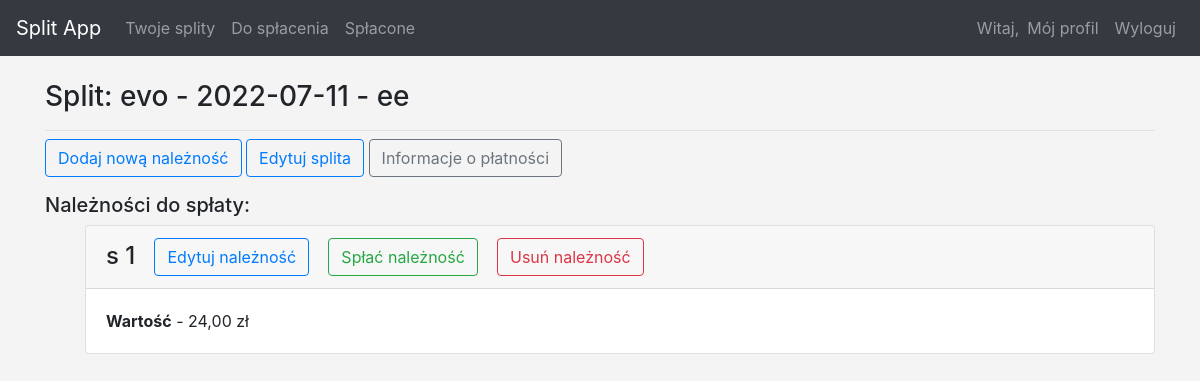
The page /transactions/1/ (signed in) on the database as committed earlier.
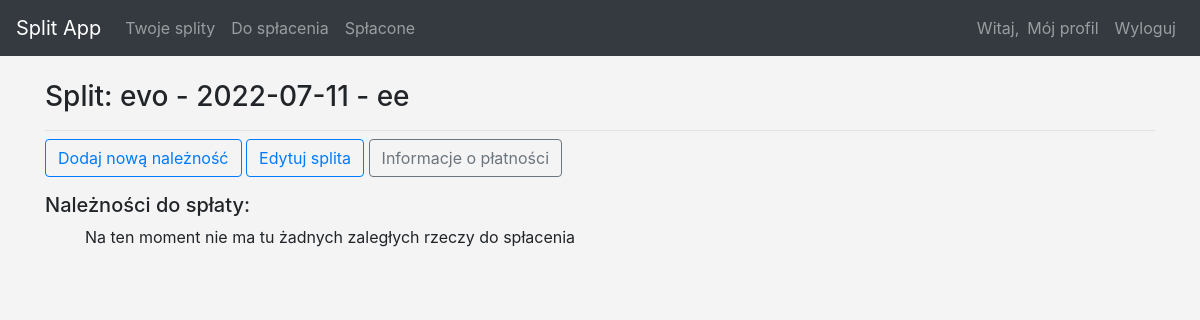
The same page on the database as committed later.
### split_app/models.py (models this page shows, shortened)
class Obligation(models.Model):
    transaction = models.ForeignKey(
        Transaction, related_name="obligation", on_delete=models.CASCADE
    )
    user = models.ForeignKey(User, on_delete=models.CASCADE)
    desc = models.TextField(blank=True, null=True)
    value = models.DecimalField(max_digits=6, decimal_places=2)
    optional_value = models.DecimalField(
        max_digits=6, decimal_places=2, null=True, blank=True
    )
    o_status = models.CharField(default=c.new, choices=c.status, max_length=16)
    payment_date = models.DateField(null=True, blank=True)
    @property
    def suma(self):
        if self.optional_value:
            return self.value + self.optional_value
        return self.value

### users/models.py (models this page shows, shortened)
class Profile(models.Model):
    user = models.OneToOneField(User, related_name="profile", on_delete=models.CASCADE, primary_key=True)
    first_name = models.CharField(max_length=20, null=False, blank=False)
    last_name = models.CharField(max_length=20, null=False, blank=False)
    nick = models.CharField(max_length=40, null=True, blank=True)
    email = models.CharField(max_length=50, null=False, blank=False)
    pass_change_force = models.BooleanField(default=True)
    phone = models.IntegerField(null=True, blank=True, unique=True)
    bank = models.CharField(default='-', max_length=255)

### split_app/views.py (the view)
# urls.py: path("transactions/<int:transaction_id>/", views.transaction, name="transaction"),
@login_required
def transaction(req, transaction_id):
    transaction = Transaction.objects.get(id=transaction_id)
    obligations = Obligation.objects.filter(
        Q(transaction=transaction_id) & Q(o_status="New")
    )
    profile = Profile.user
    context = {"transaction": transaction, "obligations": obligations}
    return render(req, "split_app/transaction.html", context)

### split_app/models.py (called while the page is built)
    def __str__(self):
        return f"{self.owner} - {self.t_date} - {self.t_desc}"

### split_app/templates/split_app/transaction.html (shortened to what this page needs)
{% extends 'split_app/base.html' %}
{% block page_header %}
    <h3>Split: {{ transaction }}</h3>
{% endblock page_header %}
{% block content %}
    {% load i18n %}
    <p>
    <a href="{% url 'split_app:new_obligation' transaction.id %}" class="btn btn-outline-primary"> Dodaj nową należność </a>
   <a href="{% url 'split_app:edit_transaction' transaction.id %}" class="btn btn-outline-primary"> Edytuj splita </a>
    <button class="btn btn-outline-secondary" type="button" data-toggle="collapse" data-target="#platnosc_{{ forloop.counter }}">
                Informacje o płatności
            </button>
    </p>
<h5 class="display-5">Należności do spłaty:</h5>
<ul>
{% for oblig in obligations %}
    <div class="card mb-3">
        <h4 class="card-header">
        {% language 'pl' %}
            {{ oblig.user.profile.first_name }}
            {{ oblig.user.profile.last_name }}
        {% endlanguage %}
            <a href="{% url 'split_app:edit_obligation' oblig.id %}" class="btn btn-outline-primary">Edytuj należność</a>
            <a href="{% url 'split_app:pay_obligation' oblig.id transaction.id %}" class="btn btn-outline-success">Spłać należność</a>
            <a href="{% url 'split_app:delete_obligation' oblig.id %}" class="btn btn-outline-danger">Usuń należność</a>
        </h4>
    <div class="card-body">
          <p class="font-weight-bold" style="display:inline">Wartość</p> -  {{ oblig.suma }} zł
    </div>
    </div>
{% empty %}
    <p>Na ten moment nie ma tu żadnych zaległych rzeczy do spłacenia</p>
{% endfor %}
</ul>
{% endblock %}

Rows that differ between the two databases and show on the page:
no longer on this page (row edited): Obligation: user.profile.first_name "s", user.profile.last_name "1", suma "24,00"
Other text that changed with them:
text now shown: "Na ten moment nie ma tu żadnych zaległych rzeczy do spłacenia"
